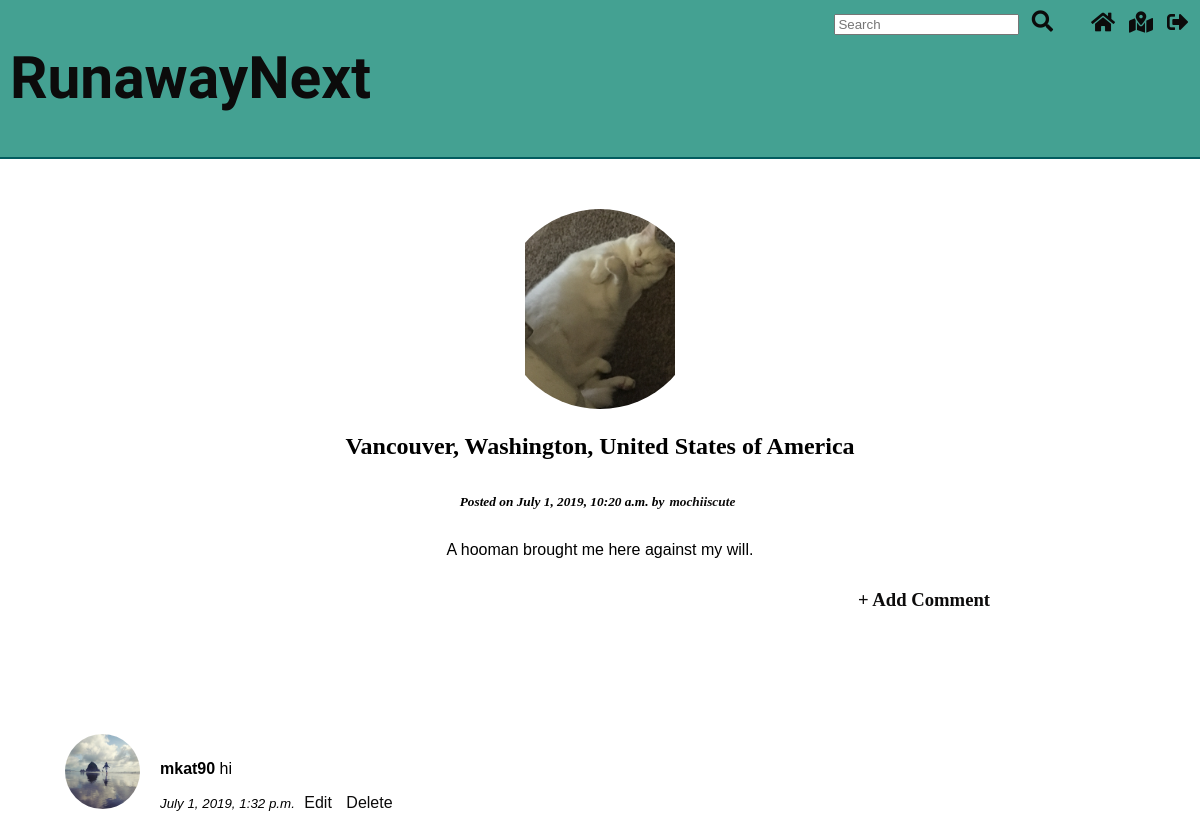
The page /post/53/ (signed in) on the database its author committed.
### runaway/models.py (models this page shows, shortened)
class Post(models.Model):
    post=models.TextField()
    description=models.CharField(max_length=300)
    username=models.ForeignKey('auth.User', on_delete=models.CASCADE)
    posted=models.DateTimeField(auto_now_add=True)
    edited=models.DateTimeField(auto_now=True)
    location=models.CharField(max_length=150)
    lat=models.FloatField()
    lng=models.FloatField()

class UserProfile(models.Model):
    user=models.OneToOneField(User, on_delete=models.CASCADE)
    name=models.CharField(max_length=50, blank=True)
    bio=models.TextField(max_length=150, blank=True)
    residence=models.CharField(max_length=100, blank=True)
    image=models.ImageField(upload_to='user_profiles', blank=True)

class Comment(models.Model):
    post = models.ForeignKey('runaway.Post', on_delete=models.CASCADE, related_name='comments')
    text = models.TextField()
    author = models.ForeignKey(User,on_delete=models.CASCADE)
    created_date = models.DateTimeField(auto_now_add=True)

### runaway/views.py (the view)
# urls.py: path('post/<int:pk>/', views.PostDetailView.as_view(), name='detail'),
class PostDetailView(DetailView):
    model=Post
    template_name='popup_view.html'

### runaway/templates/popup_view.html (shortened to what this page needs)
{% extends 'base.html' %}
{% block content %}
  <div class="view">
    <a href="{% url 'profiles:post_list' post.username %}">
    <div class="crop">
      {% if post.username.userprofile.image %}
      <img src="{{ post.username.userprofile.image.url }}">
      {% endif %}
    </div>
    </a>
    <h2>{{ post.location }}</h2>
    <h4><em>Posted on {{ post.posted }} by<a href="{% url 'profiles:post_list' post.username %}">{{ post.username }}</a></em></h4>
    <p id="detail">{{ post.post }}</p>
    <div id="options">
      <h4><a href="{% url 'runaway:add_comment' pk=post.pk %}">+ Add Comment</a></h4><br/>
    </div>
  </div>
  {% for comment in post.comments.all %}
  <div class="comment">
      <a href="{% url 'profiles:post_list' comment.author %}">
      {% if comment.author.userprofile.image %}
      <img class="crops"src="{{ comment.author.userprofile.image.url }}">
      {% endif %}
      </a>
     <div id="author">
      <p><strong>{{ comment.author }}</strong> {{ comment.text }}</p>
      <p><em> {{ comment.created_date }}</em>
      {% if user == comment.author %}
      {% if user.is_authenticated %}
        <a href="{% url 'runaway:edit_comment' comment.pk %}">Edit</a>
        <a href="{% url 'runaway:delete_comment' comment.pk %}">Delete</a></p>
      {% endif %}
      {% endif %}
      </div>
  </div>
{% endfor %}
{% endblock content %}

### runaway/static/css/style.css (style rules this page uses)
h4 { font-size: 14pt; padding: 5px; }
a { padding:5px; text-decoration: none; color: rgb(12, 11, 11); }
.view { text-align: center; padding: 50px; margin: 0px 150px 0px 150px; }
img { width: auto; height: 100%; }
.crop { display: inline-block; width: 200px; height: 200px; overflow: hidden; border-radius: 50%; }
.crops { display: inline-block; width: 75px; height: 75px; overflow: hidden; border-radius: 50%; }
p { font-family: 'Noto Sans HK', sans-serif; font-size: 12pt; }
body { background-color: white; margin: 0px; }
.comment { text-align: left; padding: 20px; display: flex; margin: 0px 300px 0px 40px; }
#options { text-align: right; }
em { font-size: 10pt; }
#author { padding: 15px; }

### rows shown on the page
Post: username.userprofile.image (picture), location "Vancouver, Washington, United States of America", posted "July 1, 2019, 10:20 a.m.", username "mochiiscute", post "A hooman brought me here against my will."
Comment: author.userprofile.image (picture), author "mkat90", text "hi", created_date "July 1, 2019, 1:32 p.m.", shows "Edit"
